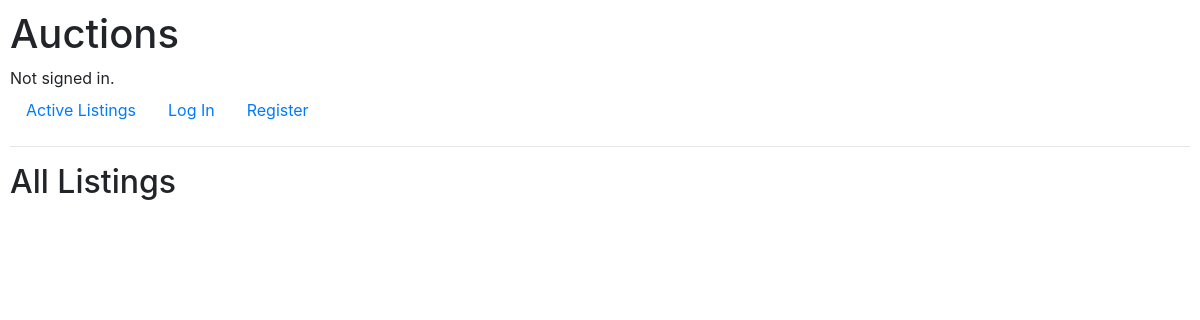
Page /listings on the earlier database version.
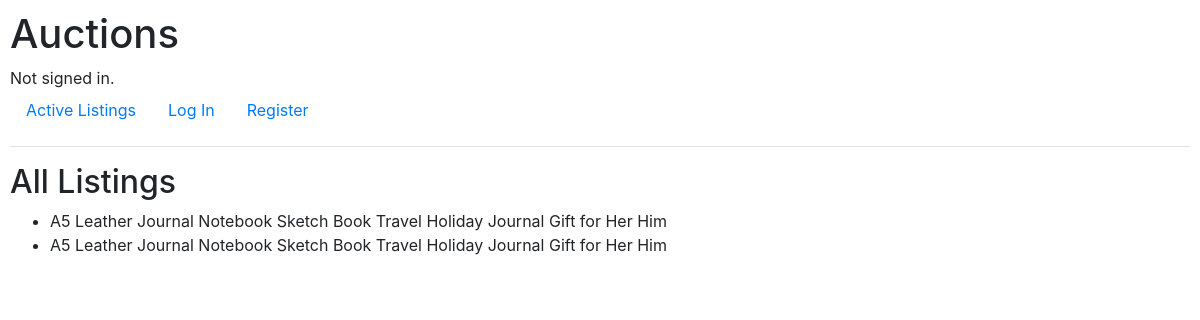
Same page on the later database version.
### auctions/models.py (models this page shows, shortened)
class AuctionListing(models.Model):
    title = models.CharField(max_length=80)
    description = models.TextField()
    starting_bid = models.DecimalField(max_digits=10, decimal_places=2)
    current_price = models.DecimalField(max_digits=10, decimal_places=2)
    image_url = models.URLField(blank = True, null = True)
    category = models.CharField(max_length = 80, blank = True, null = True)

### auctions/views.py (the view)
# urls.py: path("listings", views.listings, name='listings'),
def listings(request):
    listings = AuctionListing.objects.all()
    return render(request, "auctions/listings.html", {
        'listings': listings  # sends listings data
    })

### auctions/templates/auctions/listings.html
{% extends "auctions/layout.html" %}
{% block body %}
    <h2>All Listings</h2>
    <ul>
        {% for listing in listings %}
            <li>{{ listing.title }}</li>
        {% endfor %}
    </ul>
{% endblock %}

### auctions/templates/auctions/layout.html (shortened to what this page needs)
{% load static %}
<!DOCTYPE html>
<html lang="en">
    <head>
        <link rel="stylesheet" href="https://stackpath.bootstrapcdn.com/bootstrap/4.4.1/css/bootstrap.min.css">
        <link href="{% static 'auctions/styles.css' %}" rel="stylesheet">
    </head>
    <body>
        <h1>Auctions</h1>
        <div>
            {% if user.is_authenticated %}
                Signed in as <strong>{{ user.username }}</strong>.
            {% else %}
                Not signed in.
            {% endif %}
        </div>
        <ul class="nav">
            <li class="nav-item">
                <a class="nav-link" href="{% url 'index' %}">Active Listings</a>
            </li>
            {% if user.is_authenticated %}
                <li class="nav-item">
                    <a class="nav-link" href="{% url 'logout' %}">Log Out</a>
                </li>
            {% else %}
                <li class="nav-item">
                    <a class="nav-link" href="{% url 'login' %}">Log In</a>
                </li>
                <li class="nav-item">
                    <a class="nav-link" href="{% url 'register' %}">Register</a>
                </li>
            {% endif %}
        </ul>
        <hr>
        {% block body %}
        {% endblock %}
    </body>
</html>

### auctions/static/auctions/styles.css (style rules this page uses)
body { padding: 10px; }

Differences in the rows shown:
added AuctionListing: title "A5 Leather Journal Notebook Sketch Book Travel Holiday Journal Gift for Her Him"
added AuctionListing: title "A5 Leather Journal Notebook Sketch Book Travel Holiday Journal Gift for Her Him"
